Frame 1 (no input): blank canvas, image omitted
Frame 60 (no input): blank canvas, image omitted
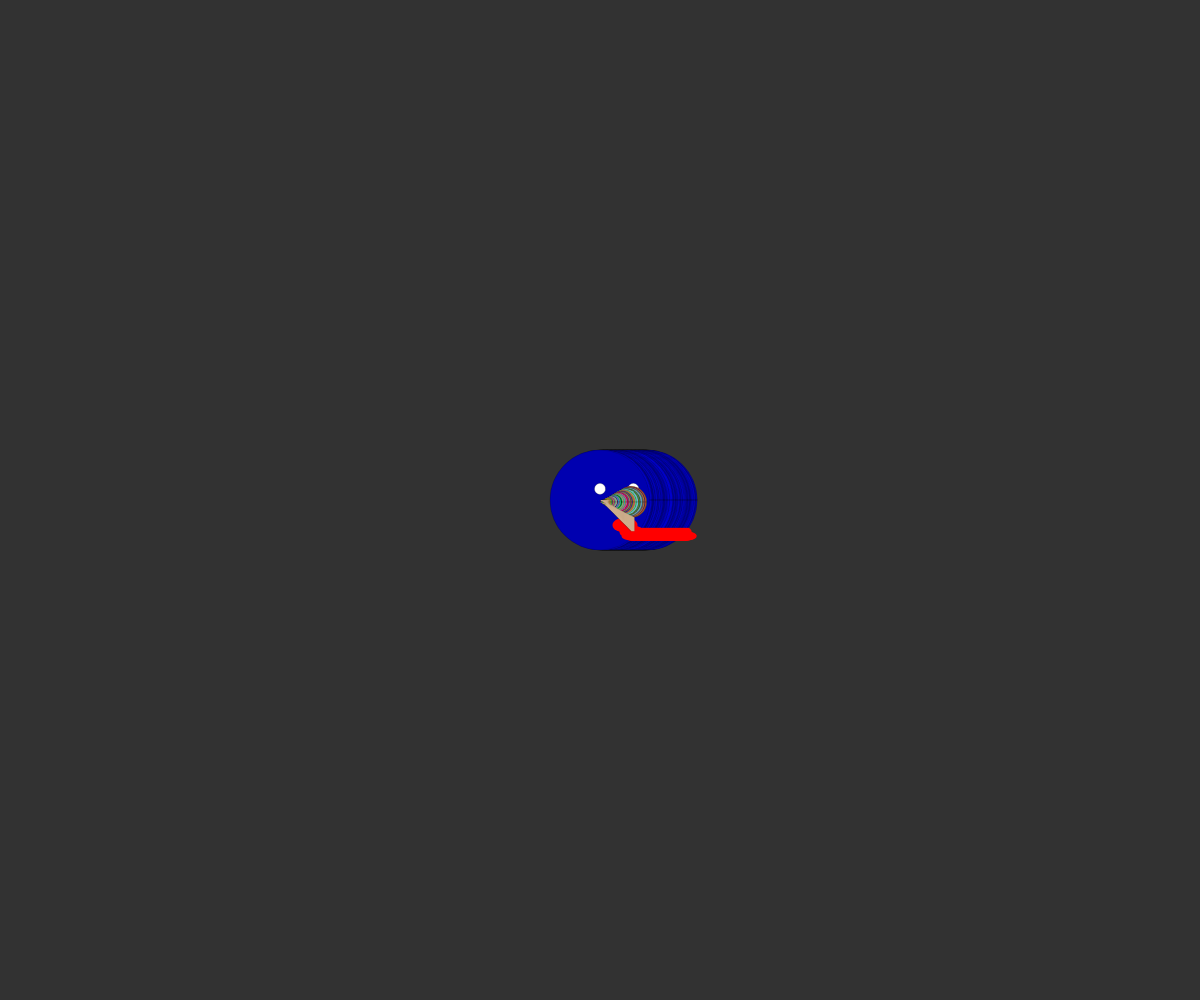
Frame 120 (the mouse pressed at the canvas centre since frame 60)

The p5.js sketch whose frames 1 and 60 were blank and that drew this single picture after the mouse press (run headless with seeded random() and noise() and a simulated clock; from frame 60 on, the mouse is pressed at the canvas centre):

// p5.js sketch
// ── sketch.js
/*
	jon darling
    MMP-310
    week 7
    array drawing
    popsicles & lollypops
    
*/

var r_ = 0;
var g_ = 0;
var b_ = (0, 255);

var r = 0;
var popsicles = []; // empty popsicle heads

function setup() {
  createCanvas(windowWidth, windowHeight);
  noStroke();
}

function draw() {
  background(50);
  noStroke();

  if (mouseIsPressed) {
    popsicles.push([mouseX, mouseY]);
  }

  for (let i = 0; i < popsicles.length; i++) {
    popsicle(popsicles[i][0], popsicles[i][1], 100);
    popsicles[i][0] += 0.8;
  }

  translate(width / 2, height / 2);
  scale(r);
  r += 0.01;

  for (let i = 0; i < popsicles.length; i++) {
    let x = popsicles[i][0] - width / 2;
    let y = popsicles[i][1] - height / 2;
    let s = popsicles[i][0] - width / 2;
    let r_ = random(0, 255);
    let g_ = random(0, 255);
    let b_ = random(0, 255);
      
      
    //lollypops***************************  
    fill("#FCD5AB");
    stroke(0);
    strokeWeight(0.2);
    rect(x, y, 5, s); //flying stick
    fill(r_, g_, b_);
    stroke(0);
    strokeWeight(0.2);
    ellipse(x, y + 3, s); //flying lolly pop
  }

  if (random(70) > 69) r = 0;
}

function popsicle(x, y, s) {
  var eyeSize = s / 9;

  //head********************
  var b_ = random(150, 255);
  fill(r_, g_, b_);
  stroke(0);
  strokeWeight(0.2);
  ellipse(x, y, s); // head

  //eyes*****************
  fill("white");
  ellipse(x + eyeSize * 3, y - eyeSize, eyeSize); // left eye
  ellipse(x, y - eyeSize, eyeSize); // right eye

  //Tongue****************
  var mouthSize = s / 4;
  fill("red");
  noStroke();
  ellipse(x + mouthSize, y + mouthSize, mouthSize, 15); //tongue-1
  ellipse(x + mouthSize + 7, y + mouthSize + 7, mouthSize, 13); //tongue-2
  ellipse(x + mouthSize + 9, y + mouthSize + 11, mouthSize, 10); //tongue-3
  ellipse(x + mouthSize + 12, y + mouthSize + 11, mouthSize, 10); //tongue-4

  //body**********************
}
